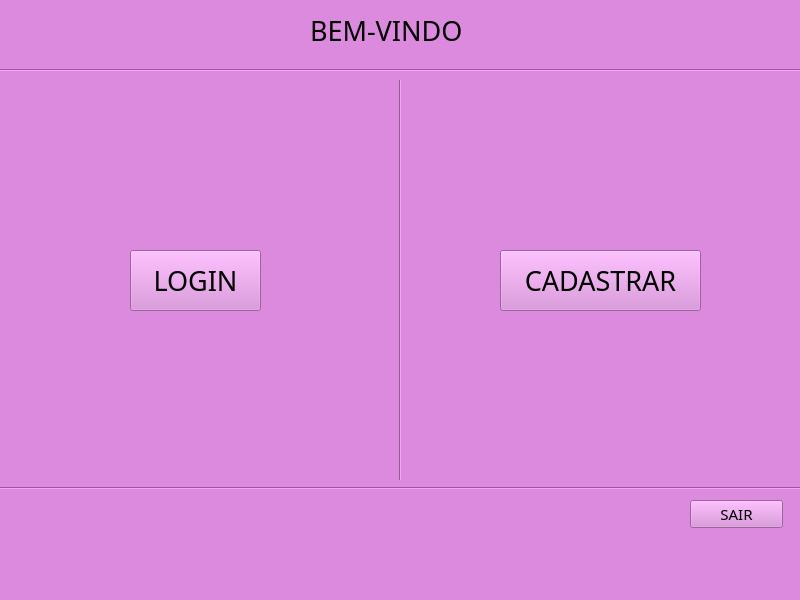
<?xml version="1.0" encoding="UTF-8"?>
<ui version="4.0">
 <class>MainWindow</class>
 <widget class="QMainWindow" name="MainWindow">
  <property name="geometry">
   <rect>
    <x>0</x>
    <y>0</y>
    <width>800</width>
    <height>600</height>
   </rect>
  </property>
  <property name="windowTitle">
   <string>MainWindow</string>
  </property>
  <property name="styleSheet">
   <string notr="true">background-color: rgb(220, 138, 221);</string>
  </property>
  <widget class="QWidget" name="centralwidget">
   <widget class="QPushButton" name="botaoLogar">
    <property name="geometry">
     <rect>
      <x>130</x>
      <y>250</y>
      <width>131</width>
      <height>61</height>
     </rect>
    </property>
    <property name="font">
     <font>
      <family>Segoe UI Semilight</family>
      <pointsize>20</pointsize>
     </font>
    </property>
    <property name="text">
     <string>LOGIN</string>
    </property>
   </widget>
   <widget class="QPushButton" name="botaoCadastrar">
    <property name="geometry">
     <rect>
      <x>500</x>
      <y>250</y>
      <width>201</width>
      <height>61</height>
     </rect>
    </property>
    <property name="font">
     <font>
      <family>Segoe UI Semilight</family>
      <pointsize>20</pointsize>
     </font>
    </property>
    <property name="text">
     <string>CADASTRAR</string>
    </property>
   </widget>
   <widget class="QPushButton" name="botarSair">
    <property name="geometry">
     <rect>
      <x>690</x>
      <y>500</y>
      <width>93</width>
      <height>28</height>
     </rect>
    </property>
    <property name="font">
     <font>
      <family>Segoe UI Semilight</family>
      <pointsize>11</pointsize>
     </font>
    </property>
    <property name="text">
     <string>SAIR</string>
    </property>
   </widget>
   <widget class="Line" name="line">
    <property name="geometry">
     <rect>
      <x>390</x>
      <y>70</y>
      <width>20</width>
      <height>421</height>
     </rect>
    </property>
    <property name="orientation">
     <enum>Qt::Vertical</enum>
    </property>
   </widget>
   <widget class="QLabel" name="label">
    <property name="geometry">
     <rect>
      <x>310</x>
      <y>0</y>
      <width>171</width>
      <height>61</height>
     </rect>
    </property>
    <property name="font">
     <font>
      <family>Segoe UI Variable Text Light</family>
      <pointsize>20</pointsize>
     </font>
    </property>
    <property name="text">
     <string>BEM-VINDO</string>
    </property>
   </widget>
   <widget class="Line" name="line_2">
    <property name="geometry">
     <rect>
      <x>0</x>
      <y>60</y>
      <width>801</width>
      <height>20</height>
     </rect>
    </property>
    <property name="orientation">
     <enum>Qt::Horizontal</enum>
    </property>
   </widget>
   <widget class="Line" name="line_3">
    <property name="geometry">
     <rect>
      <x>0</x>
      <y>480</y>
      <width>801</width>
      <height>16</height>
     </rect>
    </property>
    <property name="orientation">
     <enum>Qt::Horizontal</enum>
    </property>
   </widget>
  </widget>
  <widget class="QMenuBar" name="menubar">
   <property name="geometry">
    <rect>
     <x>0</x>
     <y>0</y>
     <width>800</width>
     <height>22</height>
    </rect>
   </property>
  </widget>
  <widget class="QStatusBar" name="statusbar"/>
 </widget>
 <resources/>
 <connections/>
</ui>
